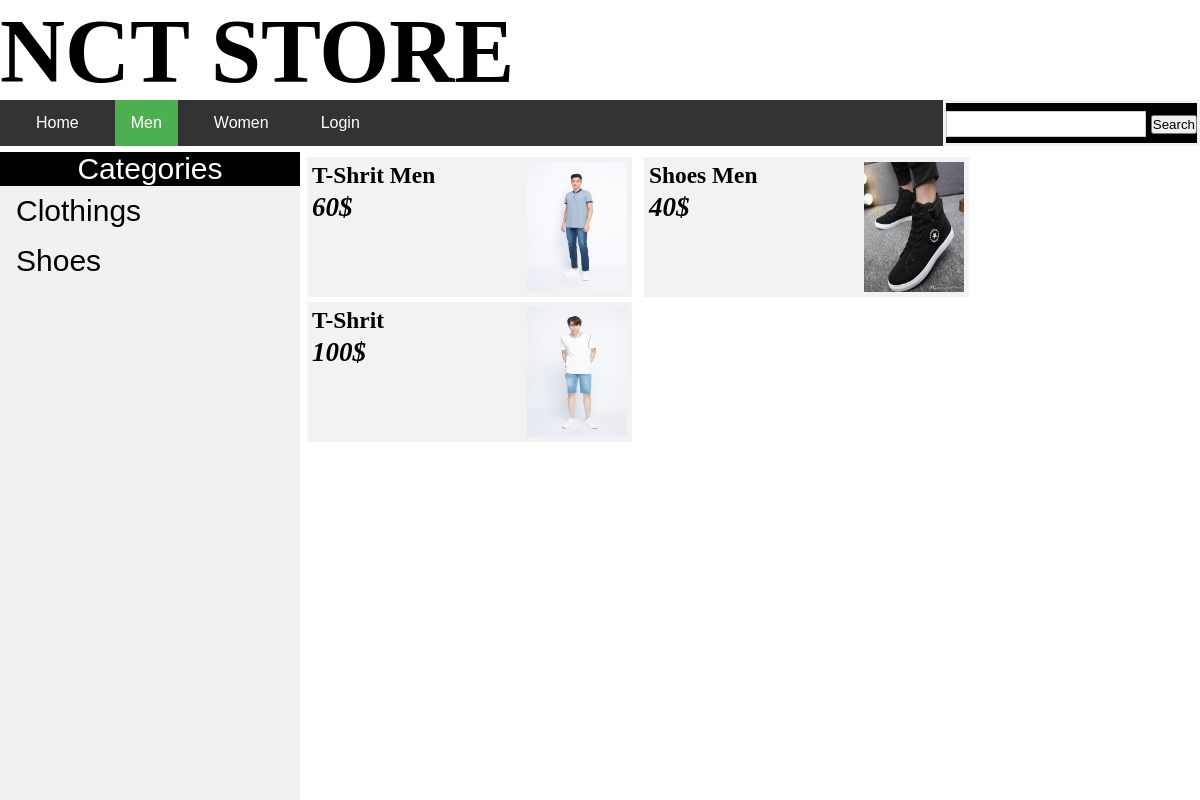
Page /men.php on the committed database.
### tables this page shows
CREATE TABLE `categories` (
  `cateID` int(6) DEFAULT NULL,
  `cateName` varchar(100) DEFAULT NULL
);

CREATE TABLE `product` (
  `productID` int(6) DEFAULT NULL,
  `productName` varchar(100) DEFAULT NULL,
  `productPrice` int(50) DEFAULT NULL,
  `image` varchar(100) DEFAULT NULL,
  `des` varchar(200) DEFAULT NULL,
  `cateID` int(6) DEFAULT NULL,
  `genderID` int(6) DEFAULT NULL
);

### dbconnector.php (called while the page is built, shortened)
<?php
class DBConnector{
	public $host = 'localhost';
	public $dbname = 'asmt';
	public $un = 'root';
	public $pw = '';
	public function runQuery($sql)
	{
		$conn = new mysqli($this->host, $this->un, $this->pw, $this->dbname);
		mysqli_set_charset($conn, 'UTF8');
		$result = $conn->query($sql);
		$rows = mysqli_fetch_all($result, MYSQLI_ASSOC);
		return $rows;
	}
}
?>

### men.php (the view, shortened to what this page needs)
<!DOCTYPE html>
<html>
<head>
	<link rel="stylesheet" type="text/css" href="style/css.css">
</head>
<body>
	<div class="logo"><h1>NCT STORE</h1></div>
	<div class="menu">
		<ul>
		  <li><a href="index.php">Home</a></li>
		  <li><a class="active" href="men.php">Men</a></li>
		  <li><a href="women.php">Women</a></li>
		  <li><a href="login.php">Login</a></li>
		  <form action="searchM.php" style="float: right;background-color: black;height: 40px;">
					<input type="text" name="search" style="width: 200px;height: 10px;">
					<input type="submit" name="searchbtn" value="Search" placeholder="Search....">
				</form>
		</ul>
	</div>
	<div class="main">
		<div class="left">
			<ul>
				<li style="text-align: center;font-size: 30px;background-color: black;color: white;">Categories</li>
			  <li><?php
							require_once('./dbconnector.php');
							$conn = new DBConnector();
							$sql = "Select * From categories";
							$rows = $conn->runQuery($sql);
							foreach($rows as $r)
							{
							?>
								<a href="catePageM.php?cateID=<?=$r['cateID']?>"><?=$r['cateName']?></a>
						<?php
							}
						?>
				</li>
			</ul>
		</div>
		<div class="right">
			<div class="contentv1">
			<?php
						require_once('./dbconnector.php');
						$cn = new DBConnector();
						$rows = $cn->runQuery('Select * From product where genderID = 1');
						foreach($rows as $r)
						{
				?>
				<a href="showDetail.php?productID=<?=$r['productID']?>">
				<div class="itemv1">
							<div class="imagev1"><img src="<?=$r['image']?>"></div>
							<div class="namev1"><h3><?=$r['productName']?></h3></div>
							<div class="pricev1"><h2><?=$r['productPrice']?>$</h2></div>
				</div>
				</a>
				<?php
						}
				?>
			</div>
		</div>
	</div>
</body>
</html>

### style/css.css (style rules this page uses)
* { padding:0; margin:0; }
.logo { width:100%; height:100px; font-family: calibri; font-size: 45px; }
.menu { width:100%; height:50px; }
.menu ul { list-style-type: none; margin: 0; padding: 0; overflow: hidden; background-color: #333; }
.menu ul li { float: left; margin-left: 20px; }
.menu ul li a { display: block; color: white; text-align: center; padding: 14px 16px; text-decoration: none; }
.active { background-color: #4CAF50; }
.main { width: 100%; height: auto; margin-top: 2px; }
.left ul { list-style-type: none; margin: 0; padding: 0; width: 25%; background-color: #f1f1f1; position: fixed; height: 100%; overflow: auto; }
.left ul li a { display: block; color: #000; padding: 8px 16px; font-size: 30px; text-decoration: none; }
.contentv1 { width: 100%; height: 100%; }
.itemv1 { width: 325px; height: 140px; float: left; padding: 5px; box-sizing: border-box; margin-left: 12px; margin-top:5px; background-color: #f2f2f2; }
.contentv1 a { color:black; font-weight: bold; }
.imagev1 { width: 100px; height: 130px; float:right; }
.imagev1 img { width: 100%; height: 100%; }
.namev1 { font-family: calibri; height: 30px; width: 200px; float: left; font-weight: bold; font-size: 20px; }
.namev1 h3 { font-family: calibri; }
.pricev1 { font-family: calibri; font-size:18px; font-style: italic; font-weight: bold; height: 30px; width: 150px; float: left; }
.right { float:right; width: 75%; height: 500px; margin-right:5px; }
body { font-family: Arial, Helvetica, sans-serif; }
form { border: 3px solid #f1f1f1; }
input[type=text], input[type=password] { width: 100%; padding: 12px 20px; margin: 8px 0; display: inline-block; border: 1px solid #ccc; box-sizing: border-box; }

### rows in the picture
categories: cateName "Clothings"
categories: cateName "Shoes"
product: image (picture), productName "T-Shrit Men", productPrice "60"
product: image (picture), productName "Shoes Men", productPrice "40"
product: image (picture), productName "T-Shrit", productPrice "100"
